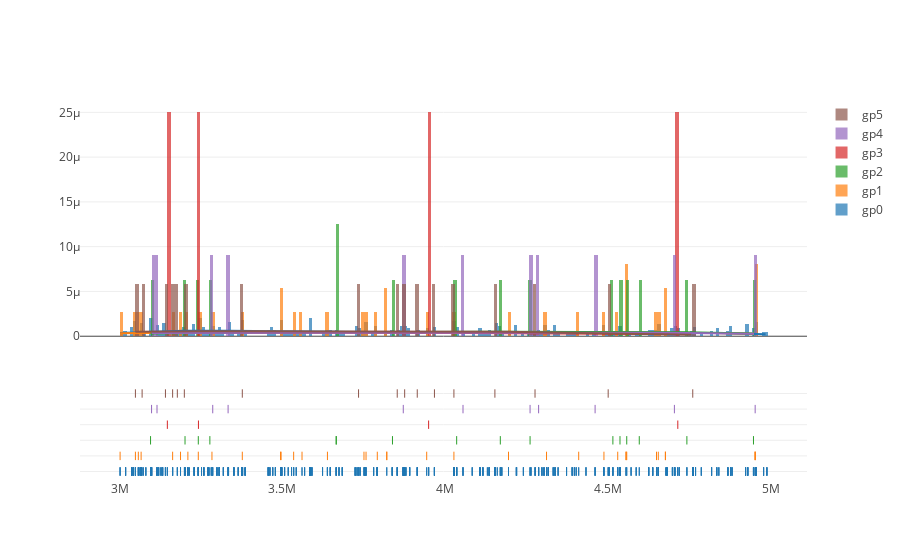

This figure's notebook cell:
### Code cell
import plotly.figure_factory as ff

hist_data= [[window_list[x] for x in zlib[z]] for z in zlib.keys()]
group_labels= ['gp{}'.format(str(z)) for z in zlib.keys()]

fig = ff.create_distplot(hist_data, group_labels, bin_size=1e4)
iplot(fig)

### Figure 1 — Plotly figure (JSON) as saved in the notebook; plotly's stock layout.template omitted (floating-point values rounded to 4 significant figures; data arrays with more than 128 entries replaced by an {"elided": "..."} marker saying what was removed)
{"data": [{"autobinx": false, "histnorm": "probability density", "legendgroup": "gp0", "marker": {"color": "rgb(31, 119, 180)"}, "name": "gp0", "opacity": 0.7, "type": "histogram", "uid": "f9f17344-10ea-4886-a5bb-29281e86c35c", "x": {"elided": "805 int values"}, "xaxis": "x", "xbins": {"end": 4988040, "size": 10000, "start": 3001800}, "yaxis": "y"}, {"autobinx": false, "histnorm": "probability density", "legendgroup": "gp1", "marker": {"color": "rgb(255, 127, 14)"}, "name": "gp1", "opacity": 0.7, "type": "histogram", "uid": "a09d3148-8989-44ca-aaf0-caff1fffb66c", "x": [4649021, 4555479, 4555479, 4557620, 4410070, 3791622, 3638507, 3057821, 3943319, 4952033, 4952033, 4952033, 3066315, 3283889, 3377097, 4487634, 3001800, 4194565, 3820708, 3820708, 3187368, 3241977, 4311289, 3496177, 4529937, 3750707, 3163129, 3560454, 4654576, 4026888, 4676405, 4676405, 3048849, 3534756, 3494480, 3209979, 3757056], "xaxis": "x", "xbins": {"end": 4952033, "size": 10000, "start": 3001800}, "yaxis": "y"}, {"autobinx": false, "histnorm": "probability density", "legendgroup": "gp2", "marker": {"color": "rgb(44, 160, 44)"}, "name": "gp2", "opacity": 0.7, "type": "histogram", "uid": "8719d930-bb4b-4ea4-9cf9-30f7de265042", "x": [4557620, 4515087, 4536905, 3095332, 4035321, 4946844, 3277482, 3665507, 3665507, 3241977, 4169409, 4742312, 4596137, 4260776, 3201206, 3838208], "xaxis": "x", "xbins": {"end": 4946844, "size": 10000, "start": 3095332}, "yaxis": "y"}, {"autobinx": false, "histnorm": "probability density", "legendgroup": "gp3", "marker": {"color": "rgb(214, 39, 40)"}, "name": "gp3", "opacity": 0.7, "type": "histogram", "uid": "df10354a-de67-4a68-8208-fdd7c3bd64b0", "x": [3146898, 3242417, 3949225, 4714418], "xaxis": "x", "xbins": {"end": 4714418, "size": 10000, "start": 3146898}, "yaxis": "y"}, {"autobinx": false, "histnorm": "probability density", "legendgroup": "gp4", "marker": {"color": "rgb(148, 103, 189)"}, "name": "gp4", "opacity": 0.7, "type": "histogram", "uid": "3465a3ff-cd50-4bc7-80bd-2b0a09b2be3a", "x": [4054812, 4952033, 4703986, 3286274, 3115152, 4260776, 3098448, 3333460, 4460468, 4287022, 3871402], "xaxis": "x", "xbins": {"end": 4952033, "size": 10000, "start": 3098448}, "yaxis": "y"}, {"autobinx": false, "histnorm": "probability density", "legendgroup": "gp5", "marker": {"color": "rgb(140, 86, 75)"}, "name": "gp5", "opacity": 0.7, "type": "histogram", "uid": "80383662-e664-444d-b996-f0b56313799a", "x": [3734090, 3875671, 3967106, 3852859, 4276003, 3177563, 3377097, 4152774, 3069376, 4760342, 3163129, 4026888, 3914321, 3048849, 3141040, 4500640, 3199058], "xaxis": "x", "xbins": {"end": 4760342, "size": 10000, "start": 3048849}, "yaxis": "y"}, {"legendgroup": "gp0", "marker": {"color": "rgb(31, 119, 180)"}, "mode": "lines", "name": "gp0", "showlegend": false, "type": "scatter", "uid": "249f04a9-4fed-4b46-8cee-6d079bd06fb8", "x": {"elided": "500 float values"}, "xaxis": "x", "y": {"elided": "500 float values"}, "yaxis": "y"}, {"legendgroup": "gp1", "marker": {"color": "rgb(255, 127, 14)"}, "mode": "lines", "name": "gp1", "showlegend": false, "type": "scatter", "uid": "0fb80d29-1971-4d8e-b20d-adb90cd217c9", "x": {"elided": "500 float values"}, "xaxis": "x", "y": {"elided": "500 float values"}, "yaxis": "y"}, {"legendgroup": "gp2", "marker": {"color": "rgb(44, 160, 44)"}, "mode": "lines", "name": "gp2", "showlegend": false, "type": "scatter", "uid": "68a1a912-a240-41c8-b423-20f1f5a3592c", "x": {"elided": "500 float values"}, "xaxis": "x", "y": {"elided": "500 float values"}, "yaxis": "y"}, {"legendgroup": "gp3", "marker": {"color": "rgb(214, 39, 40)"}, "mode": "lines", "name": "gp3", "showlegend": false, "type": "scatter", "uid": "00128dce-f17f-49a8-b137-1661315bdce6", "x": {"elided": "500 float values"}, "xaxis": "x", "y": {"elided": "500 float values"}, "yaxis": "y"}, {"legendgroup": "gp4", "marker": {"color": "rgb(148, 103, 189)"}, "mode": "lines", "name": "gp4", "showlegend": false, "type": "scatter", "uid": "ccce27c0-2553-494c-8980-2b4056d7d569", "x": {"elided": "500 float values"}, "xaxis": "x", "y": {"elided": "500 float values"}, "yaxis": "y"}, {"legendgroup": "gp5", "marker": {"color": "rgb(140, 86, 75)"}, "mode": "lines", "name": "gp5", "showlegend": false, "type": "scatter", "uid": "dfb427bb-12c6-4c11-aa98-27b36e948bde", "x": {"elided": "500 float values"}, "xaxis": "x", "y": {"elided": "500 float values"}, "yaxis": "y"}, {"legendgroup": "gp0", "marker": {"color": "rgb(31, 119, 180)", "symbol": "line-ns-open"}, "mode": "markers", "name": "gp0", "showlegend": false, "type": "scatter", "uid": "ba0e3435-dd2e-499d-892e-bda5a583a607", "x": {"elided": "805 int values"}, "xaxis": "x", "y": {"elided": "805 str values"}, "yaxis": "y2"}, {"legendgroup": "gp1", "marker": {"color": "rgb(255, 127, 14)", "symbol": "line-ns-open"}, "mode": "markers", "name": "gp1", "showlegend": false, "type": "scatter", "uid": "e3f58599-a87d-41d0-8a81-89a4e3236be5", "x": [4649021, 4555479, 4555479, 4557620, 4410070, 3791622, 3638507, 3057821, 3943319, 4952033, 4952033, 4952033, 3066315, 3283889, 3377097, 4487634, 3001800, 4194565, 3820708, 3820708, 3187368, 3241977, 4311289, 3496177, 4529937, 3750707, 3163129, 3560454, 4654576, 4026888, 4676405, 4676405, 3048849, 3534756, 3494480, 3209979, 3757056], "xaxis": "x", "y": ["gp1", "gp1", "gp1", "gp1", "gp1", "gp1", "gp1", "gp1", "gp1", "gp1", "gp1", "gp1", "gp1", "gp1", "gp1", "gp1", "gp1", "gp1", "gp1", "gp1", "gp1", "gp1", "gp1", "gp1", "gp1", "gp1", "gp1", "gp1", "gp1", "gp1", "gp1", "gp1", "gp1", "gp1", "gp1", "gp1", "gp1"], "yaxis": "y2"}, {"legendgroup": "gp2", "marker": {"color": "rgb(44, 160, 44)", "symbol": "line-ns-open"}, "mode": "markers", "name": "gp2", "showlegend": false, "type": "scatter", "uid": "79690d2a-6755-4fe8-916c-c870b086400c", "x": [4557620, 4515087, 4536905, 3095332, 4035321, 4946844, 3277482, 3665507, 3665507, 3241977, 4169409, 4742312, 4596137, 4260776, 3201206, 3838208], "xaxis": "x", "y": ["gp2", "gp2", "gp2", "gp2", "gp2", "gp2", "gp2", "gp2", "gp2", "gp2", "gp2", "gp2", "gp2", "gp2", "gp2", "gp2"], "yaxis": "y2"}, {"legendgroup": "gp3", "marker": {"color": "rgb(214, 39, 40)", "symbol": "line-ns-open"}, "mode": "markers", "name": "gp3", "showlegend": false, "type": "scatter", "uid": "f6fd0f0d-3747-4b3d-b25e-31142c7fdbca", "x": [3146898, 3242417, 3949225, 4714418], "xaxis": "x", "y": ["gp3", "gp3", "gp3", "gp3"], "yaxis": "y2"}, {"legendgroup": "gp4", "marker": {"color": "rgb(148, 103, 189)", "symbol": "line-ns-open"}, "mode": "markers", "name": "gp4", "showlegend": false, "type": "scatter", "uid": "0da9f2d8-5232-4a20-a055-0c00ba512f26", "x": [4054812, 4952033, 4703986, 3286274, 3115152, 4260776, 3098448, 3333460, 4460468, 4287022, 3871402], "xaxis": "x", "y": ["gp4", "gp4", "gp4", "gp4", "gp4", "gp4", "gp4", "gp4", "gp4", "gp4", "gp4"], "yaxis": "y2"}, {"legendgroup": "gp5", "marker": {"color": "rgb(140, 86, 75)", "symbol": "line-ns-open"}, "mode": "markers", "name": "gp5", "showlegend": false, "type": "scatter", "uid": "93f0a811-220a-4a31-af87-79c5a3abd7db", "x": [3734090, 3875671, 3967106, 3852859, 4276003, 3177563, 3377097, 4152774, 3069376, 4760342, 3163129, 4026888, 3914321, 3048849, 3141040, 4500640, 3199058], "xaxis": "x", "y": ["gp5", "gp5", "gp5", "gp5", "gp5", "gp5", "gp5", "gp5", "gp5", "gp5", "gp5", "gp5", "gp5", "gp5", "gp5", "gp5", "gp5"], "yaxis": "y2"}], "layout": {"barmode": "overlay", "hovermode": "closest", "legend": {"traceorder": "reversed"}, "xaxis": {"anchor": "y2", "domain": [0, 1], "zeroline": false}, "yaxis": {"anchor": "free", "domain": [0.35, 1], "position": 0}, "yaxis2": {"anchor": "x", "domain": [0, 0.25], "dtick": 1, "showticklabels": false}}}
